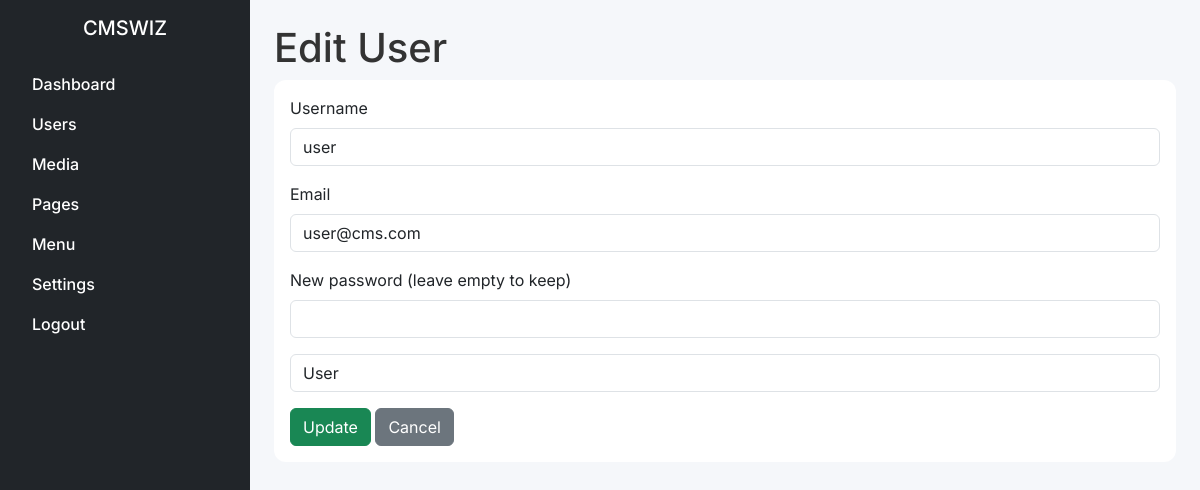
/admin/user_edit.php?id=3 (signed in), run on the app's committed database.
### tables this page shows
CREATE TABLE `users` (
  `id` int(11) NOT NULL,
  `username` varchar(50) NOT NULL,
  `email` varchar(100) NOT NULL,
  `password` varchar(255) NOT NULL,
  `role` enum('admin','editor','user') NOT NULL DEFAULT 'user',
  `created_at` timestamp NOT NULL DEFAULT current_timestamp()
);

### functions/db.php (called while the page is built, shortened)
<?php
function db_selectOne($table, $where = [], $columns = '*'){
    global $conn;
    $sql = "SELECT {$columns} FROM {$table}";
    $types = '';
    $values = [];
    if (!empty($where)){
        $conditions = [];
        foreach($where as $key =>$value){
            $conditions[] = "{$key} = ?";
            $types .= is_int($value) ? 'i' :'s';
            $values[] = $value;
        }
        $sql .= " WHERE " . implode(' AND ', $conditions);
    }
    $sql .= " LIMIT 1";
    $stmt = $conn->prepare($sql);
    if(!empty($values)) $stmt->bind_param($types, ...$values);
    $stmt->execute();
    return $stmt->get_result()->fetch_assoc();
}
?>

### admin/user_edit.php (the view, shortened to what this page needs)
<?php
include '../templates/admin_header.php';
$id = (int)$_GET['id'];
$user = db_selectOne('users', ['id' => $id]);
?>
<h1>Edit User</h1>
<form method="POST" class="card">
    <div class="card-body">
        <div class="mb-3">
            <label class="form-label">Username</label>
            <input type="text" name="username" class="form-control" value="<?= htmlspecialchars($user['username']) ?>" required>
        </div>
        <div class="mb-3">
            <label class="form-label">Email</label>
            <input type="email" name="email" class="form-control" value="<?= htmlspecialchars($user['email']) ?>" required>
        </div>
        <div class="mb-3">
            <label class="form-label">New password (leave empty to keep)</label>
            <input type="password" name="password" class="form-control">
        </div>
        <div class="mb-3">
            <select name="role" class="form-control">
                <option value="user" <?= $user['role'] === 'user' ? 'selected' : '' ?>>User</option>
            </select>
        </div>
        <button type="submit" name="update_user" class="btn btn-success">Update</button>
        <a href="users.php" class="btn btn-secondary">Cancel</a>
    </div>
</form>
<?php include '../templates/admin_footer.php'; ?>

### assets/css/style.css (style rules this page uses)
body { font-family: 'Inter', Tahoma, Geneva, Verdana, sans-serif; background: #f5f7fa; color: #333; min-height: 100vh; display: flex; flex-direction: column; }
.card { border: none; border-radius: 12px; transition: transform 0.2s, box-shadow 0.2s; }

### data on the page
users: username "user", email "user@cms.com", role "User"

### other printed values
$site_settings['site_name'] "CMSWIZ"
